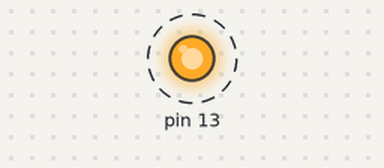
Bench run of a sketch on a simulated Arduino Uno, built with avr-gcc and run on an emulated ATmega328P. Shown: output pins drawn as LEDs (lit = HIGH). Dashed ring = blinking.

Above: at 0.05 s.
Timing chart, 0 to 3.0 s (numbered marks = the images above):
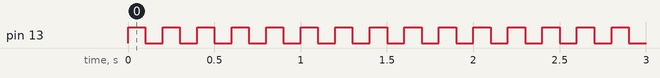

Measured:
- by itself, pin 13: alternates HIGH for 0.10 s and LOW for 0.10 s

The sketch:

blink-led.ino
```cpp
void setup() {
  pinMode (13, OUTPUT) ;
}

const int delai = 100 ;

void loop() {
  digitalWrite (13, HIGH) ;
  delay (delai) ;
  digitalWrite (13, LOW) ;
  delay (delai) ;
}
```
